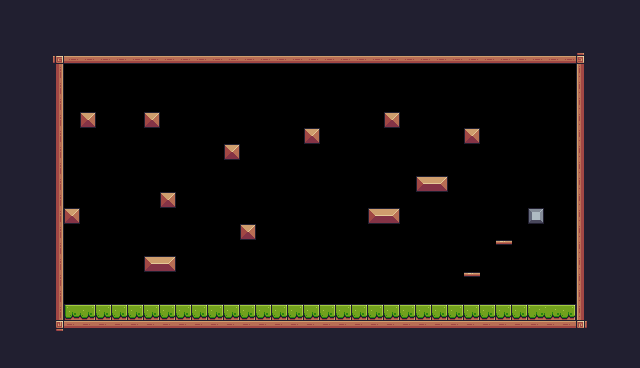

Below is a game level as drawn by its tile map, then a one-line description and the .tmx file that defines it, in full:
An orthogonal 40x23 tile map with 16x16 px tiles, 1 tile layer (Background) and 43 objects (11x Fruit, 5x Saw, 5x Chicken, Player, Checkpoint).

<map version="1.10" tiledversion="1.10.2" orientation="orthogonal" renderorder="right-down" width="40" height="23" tilewidth="16" tileheight="16" infinite="0" nextlayerid="6" nextobjectid="84">
 <tileset firstgid="1" source="Pixel Adventure.tsx" />
 <layer id="1" name="Background" width="40" height="23">
  <properties>
   <property name="BackgroundColor" value="Green" />
  </properties>
  <data encoding="csv">
24,24,24,24,24,24,24,24,24,24,24,24,24,24,24,24,24,24,24,24,24,24,24,24,24,24,24,24,24,24,24,24,24,24,24,24,24,24,24,24,
24,24,24,24,24,24,24,24,24,24,24,24,24,24,24,24,24,24,24,24,24,24,24,24,24,24,24,24,24,24,24,24,24,24,24,24,24,24,24,24,
24,24,24,24,24,24,24,24,24,24,24,24,24,24,24,24,24,24,24,24,24,24,24,24,24,24,24,24,24,24,24,24,24,24,24,24,24,24,24,24,
24,24,24,92,134,134,134,134,134,134,134,134,134,134,134,134,134,134,134,134,134,134,134,134,134,134,134,134,134,134,134,134,134,134,134,134,93,24,24,24,
24,24,24,113,0,0,0,0,0,0,0,0,0,0,0,0,0,0,0,0,0,0,0,0,0,0,0,0,0,0,0,0,0,0,0,0,111,24,24,24,
24,24,24,113,0,0,0,0,0,0,0,0,0,0,0,0,0,0,0,0,0,0,0,0,0,0,0,0,0,0,0,0,0,0,0,0,111,24,24,24,
24,24,24,113,0,0,0,0,0,0,0,0,0,0,0,0,0,0,0,0,0,0,0,0,0,0,0,0,0,0,0,0,0,0,0,0,111,24,24,24,
24,24,24,113,0,35,0,0,0,35,0,0,0,0,0,0,0,0,0,0,0,0,0,0,35,0,0,0,0,0,0,0,0,0,0,0,111,24,24,24,
24,24,24,113,0,0,0,0,0,0,0,0,0,0,0,0,0,0,0,35,0,0,0,0,0,0,0,0,0,35,0,0,0,0,0,0,111,24,24,24,
24,24,24,113,0,0,0,0,0,0,0,0,0,0,35,0,0,0,0,0,0,0,0,0,0,0,0,0,0,0,0,0,0,0,0,0,111,24,24,24,
24,24,112,113,0,0,0,0,0,0,0,0,0,0,0,0,0,0,0,0,0,0,0,0,0,0,0,0,0,0,0,0,0,0,0,0,111,24,24,24,
24,24,112,113,0,0,0,0,0,0,0,0,0,0,0,0,0,0,0,0,0,0,0,0,0,0,13,15,0,0,0,0,0,0,0,0,111,24,24,24,
24,24,112,113,0,0,0,0,0,0,35,0,0,0,0,0,0,0,0,0,0,0,0,0,0,0,0,0,0,0,0,0,0,0,0,0,111,24,24,24,
24,24,112,113,35,0,0,0,0,0,0,0,0,0,0,0,0,0,0,0,0,0,0,13,15,0,0,0,0,0,0,0,0,123,0,0,111,24,24,24,
24,24,112,113,0,0,0,0,0,0,0,0,0,0,0,35,0,0,0,0,0,0,0,0,0,0,0,0,0,0,0,0,0,0,0,0,111,24,24,24,
24,24,24,113,0,0,0,0,0,0,0,0,0,0,0,0,0,0,0,0,0,0,0,0,0,0,0,0,0,0,0,41,0,0,0,0,111,24,24,24,
24,24,24,113,0,0,0,0,0,13,15,0,0,0,0,0,0,0,0,0,0,0,0,0,0,0,0,0,0,0,0,0,0,0,0,0,111,24,24,24,
24,24,24,113,0,0,0,0,0,0,0,0,0,0,0,0,0,0,0,0,0,0,0,0,0,0,0,0,0,41,0,0,0,0,0,0,111,24,24,24,
24,24,24,113,0,0,0,0,0,0,0,0,0,0,0,0,0,0,0,0,0,0,0,0,0,0,0,0,0,0,0,0,0,0,0,0,111,24,24,24,
24,24,24,113,7,9,9,9,9,9,9,9,9,9,9,9,9,9,9,9,9,9,9,9,9,9,9,9,9,9,9,9,9,8,8,9,111,24,24,24,
24,24,24,114,90,90,90,90,90,90,90,90,90,90,90,90,90,90,90,90,90,90,90,90,90,90,90,90,90,90,90,90,90,90,90,90,115,24,24,24,
24,24,24,24,24,24,24,24,24,24,24,24,24,24,24,24,24,24,24,24,24,24,24,24,24,24,24,24,24,24,24,24,24,24,24,24,24,24,24,24,
24,24,24,24,24,24,24,24,24,24,24,24,24,24,24,24,24,24,24,24,24,24,24,24,24,24,24,24,24,24,24,24,24,24,24,24,24,24,24,24
</data>
 </layer>
 <objectgroup id="2" name="Spawnpoints">
  <object id="4" name="Player" type="Player" x="144" y="224" width="32" height="32" />
  <object id="21" name="Bananas" type="Fruit" x="71" y="79" width="32" height="32" />
  <object id="22" name="Cherries" type="Fruit" x="136" y="79.5" width="32" height="32" />
  <object id="23" name="Apple" type="Fruit" x="55" y="175.5" width="32" height="32" />
  <object id="24" name="Strawberry" type="Fruit" x="376" y="79.5" width="32" height="32" />
  <object id="25" name="Orange" type="Fruit" x="296.5" y="94" width="32" height="32" />
  <object id="26" name="Kiwi" type="Fruit" x="216.5" y="111.5" width="32" height="32" />
  <object id="28" name="Pineapple" type="Fruit" x="368" y="176" width="32" height="32" />
  <object id="30" name="Bananas" type="Fruit" x="455.5" y="94.5" width="32" height="32" />
  <object id="31" name="Melon" type="Fruit" x="232" y="191" width="32" height="32" />
  <object id="34" name="Saw" type="Saw" x="112" y="160" width="32" height="32">
   <properties>
    <property name="isVertical" type="bool" value="true" />
    <property name="offNeg" type="float" value="4" />
    <property name="offPos" type="float" value="3" />
   </properties>
  </object>
  <object id="36" type="Checkpoint" x="512" y="144" width="64" height="64" />
  <object id="37" name="Chicken" type="Chicken" x="176" y="272" width="32" height="32">
   <properties>
    <property name="offNeg" type="float" value="12" />
    <property name="offPos" type="float" value="5" />
   </properties>
  </object>
  <object id="56" name="Chicken" type="Chicken" x="80" y="272" width="32" height="32">
   <properties>
    <property name="offNeg" type="float" value="12" />
    <property name="offPos" type="float" value="5" />
   </properties>
  </object>
  <object id="57" name="Chicken" type="Chicken" x="272" y="272" width="32" height="32">
   <properties>
    <property name="offNeg" type="float" value="12" />
    <property name="offPos" type="float" value="5" />
   </properties>
  </object>
  <object id="58" name="Chicken" type="Chicken" x="464" y="272" width="32" height="32">
   <properties>
    <property name="offNeg" type="float" value="12" />
    <property name="offPos" type="float" value="5" />
   </properties>
  </object>
  <object id="61" name="Saw" type="Saw" x="192" y="160" width="32" height="32">
   <properties>
    <property name="isVertical" type="bool" value="true" />
    <property name="offNeg" type="float" value="4" />
    <property name="offPos" type="float" value="3" />
   </properties>
  </object>
  <object id="62" type="Saw" x="256" y="128" width="32" height="32">
   <properties>
    <property name="isVertical" type="bool" value="true" />
    <property name="offNeg" type="float" value="4" />
    <property name="offPos" type="float" value="3" />
   </properties>
  </object>
  <object id="63" name="Saw" type="Saw" x="336" y="128" width="32" height="32">
   <properties>
    <property name="isVertical" type="bool" value="true" />
    <property name="offNeg" type="float" value="4" />
    <property name="offPos" type="float" value="3" />
   </properties>
  </object>
  <object id="66" name="Saw" type="Saw" x="288" y="224" width="32" height="32">
   <properties>
    <property name="isVertical" type="bool" value="true" />
    <property name="offNeg" type="float" value="4" />
    <property name="offPos" type="float" value="3" />
   </properties>
  </object>
  <object id="70" name="Chicken" type="Chicken" x="368" y="272" width="32" height="32">
   <properties>
    <property name="offNeg" type="float" value="12" />
    <property name="offPos" type="float" value="5" />
   </properties>
  </object>
  <object id="71" name="Gomu Gomu no Mi" type="Fruit" x="544" y="112" width="32" height="32" />
  <object id="73" name="Apple" type="Fruit" x="416" y="144" width="32" height="32" />
 </objectgroup>
 <objectgroup id="3" name="Collisions">
  <object id="7" x="48" y="48" width="16" height="272" />
  <object id="8" x="64" y="48" width="528" height="16" />
  <object id="9" x="576" y="64" width="16" height="256" />
  <object id="10" x="64" y="304" width="512" height="16" />
  <object id="35" x="528" y="208" width="16" height="16" />
  <object id="45" x="80" y="112" width="16" height="16" />
  <object id="46" x="64" y="208" width="16" height="16" />
  <object id="47" x="160" y="192" width="16" height="16" />
  <object id="48" x="144" y="112" width="16" height="16" />
  <object id="49" x="224" y="144" width="16" height="16" />
  <object id="50" x="304" y="128" width="16" height="16" />
  <object id="51" x="384" y="112" width="16" height="16" />
  <object id="52" x="464" y="128" width="16" height="16" />
  <object id="53" x="144" y="256" width="32" height="16" />
  <object id="74" x="368" y="208" width="32" height="16" />
  <object id="75" x="416" y="176" width="32" height="16" />
  <object id="80" x="240" y="224" width="16" height="16" />
  <object id="81" x="464" y="272" width="16" height="16" />
  <object id="82" x="496" y="240" width="16" height="16" />
  <object id="83" x="432" y="-32" />
 </objectgroup>
</map>
